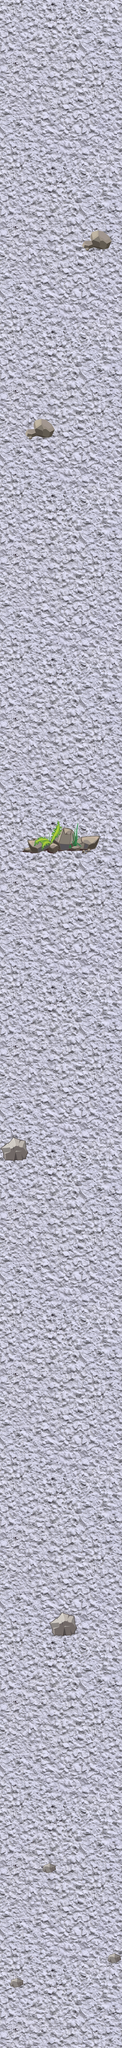

A 2D game scene composited from a Tiled map and its tileset images. What follows is a short description and the map's XML, with each tile layer's data collapsed to a summary:
An orthogonal 15x250 tile map with 32x32 px tiles, 2 tile layers (floor, graphics) and 119 objects (left, right).

<map version="1.0" tiledversion="1.0.3" orientation="orthogonal" renderorder="right-down" width="15" height="250" tilewidth="32" tileheight="32" nextobjectid="696">
 <tileset firstgid="1" source="background.tsx" />
 <layer name="floor" width="15" height="250">
  <data>[3750 cells, 3750 non-empty, 300 distinct tile ids]</data>
 </layer>
 <layer name="graphics" width="15" height="250">
  <data>[3750 cells, 132 non-empty, 95 distinct tile ids]</data>
 </layer>
 <objectgroup name="borders">
  <object id="5" name="left" x="0" y="0" width="1" height="8000" />
  <object id="11" name="right" x="479" y="0" width="1" height="8000" />
 </objectgroup>
 <objectgroup name="obstacles">
  <object id="665" x="325" y="897" width="110" height="78" />
  <object id="666" x="101" y="1633" width="110" height="78" />
  <object id="667" x="90" y="3245" width="304" height="79" />
  <object id="668" x="13" y="4451" width="91" height="75" />
  <object id="669" x="195" y="6308" width="102" height="76" />
  <object id="670" x="426" y="7630" width="47" height="34" />
  <object id="671" x="43" y="7730" width="46" height="30" />
  <object id="672" x="167" y="7280" width="52" height="32" />
 </objectgroup>
 <objectgroup name="powerBox">
  <object id="265" x="177" y="7358" width="32" height="32">
   <properties>
    <property name="powerTwo" value="" />
    <property name="strength" type="int" value="2" />
   </properties>
  </object>
  <object id="270" x="95" y="7358" width="31" height="29">
   <properties>
    <property name="powerOne" value="" />
   </properties>
  </object>
  <object id="328" x="262" y="7359" width="32" height="32">
   <properties>
    <property name="powerThree" value="" />
   </properties>
  </object>
  <object id="331" x="342" y="7360" width="32" height="32">
   <properties>
    <property name="powerFour" value="" />
    <property name="strength" type="int" value="5" />
   </properties>
  </object>
  <object id="340" x="348.5" y="6012" width="32" height="32">
   <properties>
    <property name="powerFour" value="" />
   </properties>
  </object>
  <object id="341" x="101.5" y="6010" width="31" height="29">
   <properties>
    <property name="powerOne" value="" />
   </properties>
  </object>
  <object id="342" x="268.5" y="6011" width="32" height="32">
   <properties>
    <property name="powerThree" value="" />
   </properties>
  </object>
  <object id="343" x="183.5" y="6010" width="32" height="32">
   <properties>
    <property name="powerTwo" value="" />
    <property name="strength" type="int" value="3" />
   </properties>
  </object>
  <object id="344" x="339.5" y="4819" width="32" height="32">
   <properties>
    <property name="powerFour" value="" />
    <property name="strength" type="int" value="10" />
   </properties>
  </object>
  <object id="345" x="92.5" y="4817" width="31" height="29">
   <properties>
    <property name="powerOne" value="" />
   </properties>
  </object>
  <object id="346" x="259.5" y="4818" width="32" height="32">
   <properties>
    <property name="powerThree" value="" />
   </properties>
  </object>
  <object id="347" x="174.5" y="4817" width="32" height="32">
   <properties>
    <property name="powerTwo" value="" />
    <property name="strength" type="int" value="2" />
   </properties>
  </object>
  <object id="348" x="350.5" y="3746" width="32" height="32">
   <properties>
    <property name="powerFour" value="" />
   </properties>
  </object>
  <object id="349" x="103.5" y="3744" width="31" height="29">
   <properties>
    <property name="powerOne" value="" />
    <property name="strength" type="int" value="3" />
   </properties>
  </object>
  <object id="350" x="270.5" y="3745" width="32" height="32">
   <properties>
    <property name="powerThree" value="" />
   </properties>
  </object>
  <object id="351" x="185.5" y="3744" width="32" height="32">
   <properties>
    <property name="powerTwo" value="" />
   </properties>
  </object>
  <object id="352" x="350.5" y="2687" width="32" height="32">
   <properties>
    <property name="powerFour" value="" />
   </properties>
  </object>
  <object id="353" x="103.5" y="2685" width="31" height="29">
   <properties>
    <property name="powerOne" value="" />
   </properties>
  </object>
  <object id="354" x="270.5" y="2686" width="32" height="32">
   <properties>
    <property name="powerThree" value="" />
    <property name="strength" type="int" value="4" />
   </properties>
  </object>
  <object id="355" x="185.5" y="2685" width="32" height="32">
   <properties>
    <property name="powerTwo" value="" />
   </properties>
  </object>
  <object id="356" x="353.5" y="1487" width="32" height="32">
   <properties>
    <property name="powerFour" value="" />
    <property name="strength" type="int" value="4" />
   </properties>
  </object>
  <object id="357" x="106.5" y="1485" width="31" height="29">
   <properties>
    <property name="powerOne" value="" />
    <property name="strength" type="int" value="3" />
   </properties>
  </object>
  <object id="358" x="273.5" y="1486" width="32" height="32">
   <properties>
    <property name="powerThree" value="" />
    <property name="strength" type="int" value="1" />
   </properties>
  </object>
  <object id="359" x="188.5" y="1485" width="32" height="32">
   <properties>
    <property name="powerTwo" value="" />
    <property name="strength" type="int" value="2" />
   </properties>
  </object>
  <object id="360" x="363.5" y="268" width="32" height="32">
   <properties>
    <property name="powerFour" value="" />
    <property name="strength" type="int" value="2" />
   </properties>
  </object>
  <object id="361" x="116.5" y="266" width="31" height="29">
   <properties>
    <property name="powerOne" value="" />
   </properties>
  </object>
  <object id="362" x="283.5" y="267" width="32" height="32">
   <properties>
    <property name="powerThree" value="" />
    <property name="strength" type="int" value="2" />
   </properties>
  </object>
  <object id="363" x="198.5" y="266" width="32" height="32">
   <properties>
    <property name="powerTwo" value="" />
    <property name="strength" type="int" value="2" />
   </properties>
  </object>
  <object id="660" x="212" y="7483" width="32" height="32">
   <properties>
    <property name="colOne" value="" />
   </properties>
  </object>
  <object id="661" x="288" y="6656" width="32" height="32">
   <properties>
    <property name="colOne" value="" />
   </properties>
  </object>
  <object id="662" x="159" y="6146" width="32" height="32">
   <properties>
    <property name="colOne" value="" />
   </properties>
  </object>
  <object id="663" x="206" y="5729" width="32" height="32">
   <properties>
    <property name="colOne" value="" />
   </properties>
  </object>
  <object id="664" x="233" y="5582" width="32" height="32">
   <properties>
    <property name="colOne" value="" />
   </properties>
  </object>
  <object id="693" x="270" y="365" width="32" height="32">
   <properties>
    <property name="powerThree" value="" />
    <property name="strength" type="int" value="2" />
   </properties>
  </object>
  <object id="694" x="154" y="362" width="32" height="32">
   <properties>
    <property name="powerThree" value="" />
    <property name="strength" type="int" value="2" />
   </properties>
  </object>
  <object id="695" x="399" y="368" width="32" height="32">
   <properties>
    <property name="powerThree" value="" />
    <property name="strength" type="int" value="2" />
   </properties>
  </object>
 </objectgroup>
 <objectgroup name="enemyOne">
  <!-- 35 objects omitted --></objectgroup>
 <objectgroup name="enemyTwo">
  <!-- 30 objects omitted --></objectgroup>
 <objectgroup name="enemyThree">
  <!-- 5 objects omitted --></objectgroup>
 <objectgroup name="enemyFour">
  <!-- 3 objects omitted --></objectgroup>
</map>
<!-- 73 of 119 objects omitted -->
